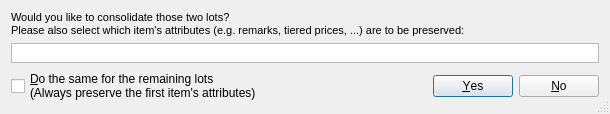
<?xml version="1.0" encoding="UTF-8"?>
<ui version="4.0">
 <class>ConsolidateItemsDialog</class>
 <widget class="QDialog" name="ConsolidateItemsDialog">
  <property name="geometry">
   <rect>
    <x>0</x>
    <y>0</y>
    <width>610</width>
    <height>113</height>
   </rect>
  </property>
  <property name="windowTitle">
   <string>Consolidate Items</string>
  </property>
  <property name="sizeGripEnabled">
   <bool>true</bool>
  </property>
  <layout class="QVBoxLayout" name="verticalLayout">
   <item>
    <widget class="QLabel" name="label">
     <property name="text">
      <string>&lt;!DOCTYPE HTML PUBLIC &quot;-//W3C//DTD HTML 4.0//EN&quot; &quot;http://www.w3.org/TR/REC-html40/strict.dtd&quot;&gt;
&lt;html&gt;&lt;head&gt;&lt;meta name=&quot;qrichtext&quot; content=&quot;1&quot; /&gt;&lt;style type=&quot;text/css&quot;&gt;
p, li { white-space: pre-wrap; }
&lt;/style&gt;&lt;/head&gt;&lt;body style=&quot; font-family:'MS Shell Dlg 2'; font-size:8.25pt; font-weight:400; font-style:normal;&quot;&gt;
&lt;p style=&quot; margin-top:0px; margin-bottom:0px; margin-left:0px; margin-right:0px; -qt-block-indent:0; text-indent:0px;&quot;&gt;Would you like to consolidate those two lots?&lt;br /&gt;Please also select which item's attributes (e.g. remarks, tiered prices, ...) are to be preserved:&lt;/p&gt;&lt;/body&gt;&lt;/html&gt;</string>
     </property>
     <property name="buddy">
      <cstring>w_list</cstring>
     </property>
    </widget>
   </item>
   <item>
    <widget class="QTableView" name="w_list">
     <property name="sizePolicy">
      <sizepolicy hsizetype="Expanding" vsizetype="MinimumExpanding">
       <horstretch>0</horstretch>
       <verstretch>0</verstretch>
      </sizepolicy>
     </property>
     <property name="minimumSize">
      <size>
       <width>0</width>
       <height>20</height>
      </size>
     </property>
     <property name="verticalScrollBarPolicy">
      <enum>Qt::ScrollBarAlwaysOff</enum>
     </property>
     <property name="editTriggers">
      <set>QAbstractItemView::NoEditTriggers</set>
     </property>
     <property name="selectionMode">
      <enum>QAbstractItemView::SingleSelection</enum>
     </property>
     <property name="selectionBehavior">
      <enum>QAbstractItemView::SelectRows</enum>
     </property>
     <property name="horizontalScrollMode">
      <enum>QAbstractItemView::ScrollPerPixel</enum>
     </property>
     <attribute name="horizontalHeaderHighlightSections">
      <bool>false</bool>
     </attribute>
     <attribute name="verticalHeaderVisible">
      <bool>false</bool>
     </attribute>
    </widget>
   </item>
   <item>
    <layout class="QHBoxLayout" name="horizontalLayout">
     <item>
      <widget class="QCheckBox" name="w_for_all">
       <property name="text">
        <string>&amp;Do the same for the remaining lots
(Always preserve the first item's attributes)</string>
       </property>
      </widget>
     </item>
     <item>
      <widget class="QDialogButtonBox" name="w_buttons">
       <property name="orientation">
        <enum>Qt::Horizontal</enum>
       </property>
       <property name="standardButtons">
        <set>QDialogButtonBox::No|QDialogButtonBox::Yes</set>
       </property>
      </widget>
     </item>
    </layout>
   </item>
  </layout>
 </widget>
 <tabstops>
  <tabstop>w_list</tabstop>
  <tabstop>w_for_all</tabstop>
  <tabstop>w_buttons</tabstop>
 </tabstops>
 <resources/>
 <connections>
  <connection>
   <sender>w_buttons</sender>
   <signal>accepted()</signal>
   <receiver>ConsolidateItemsDialog</receiver>
   <slot>accept()</slot>
   <hints>
    <hint type="sourcelabel">
     <x>552</x>
     <y>86</y>
    </hint>
    <hint type="destinationlabel">
     <x>606</x>
     <y>40</y>
    </hint>
   </hints>
  </connection>
  <connection>
   <sender>w_buttons</sender>
   <signal>rejected()</signal>
   <receiver>ConsolidateItemsDialog</receiver>
   <slot>reject()</slot>
   <hints>
    <hint type="sourcelabel">
     <x>500</x>
     <y>85</y>
    </hint>
    <hint type="destinationlabel">
     <x>607</x>
     <y>12</y>
    </hint>
   </hints>
  </connection>
 </connections>
</ui>
